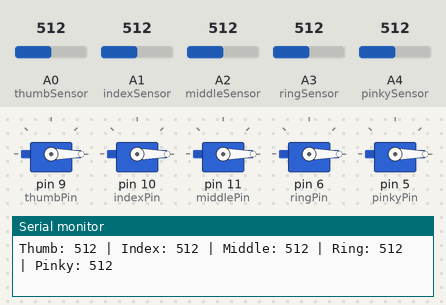
Simulated run of this sketch. Board: Arduino Uno, built with avr-gcc and run on an emulated ATmega328P. On the bench: 5 × servo, the last lines printed to the serial monitor. Inputs (shaded band) come from the test bench; at power-on: A0 (thumbSensor) = 512, A1 (indexSensor) = 512, A2 (middleSensor) = 512, A3 (ringSensor) = 512, A4 (pinkySensor) = 512.

Above: at 1.2 s.
1.3 s: A0 (thumbSensor) set to 992
At 2.5 s:
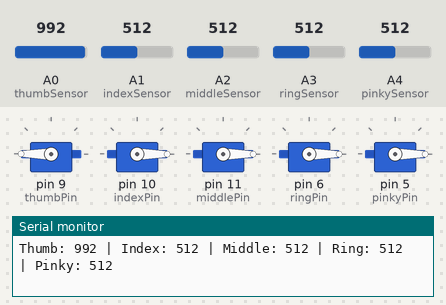
2.8 s: A1 (indexSensor) set to 992
At 3.8 s:
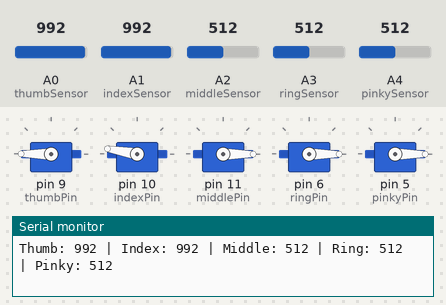
4.3 s: A2 (middleSensor) set to 992
At 4.8 s:
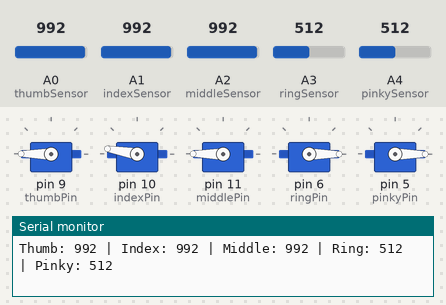
5.8 s: A3 (ringSensor) set to 992
At 7.0 s:
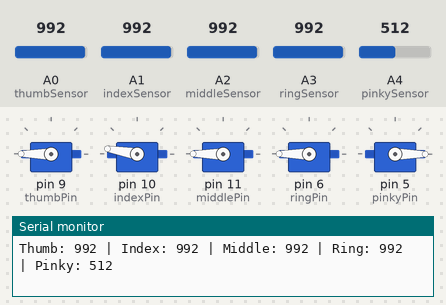
7.3 s: A4 (pinkySensor) set to 992
At 8.1 s:
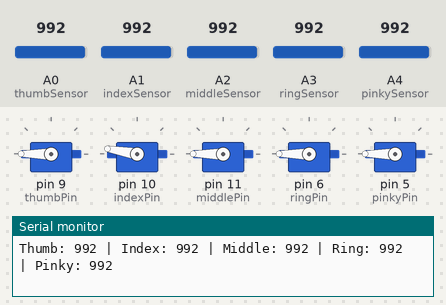
8.8 s: A0 (thumbSensor) set to 716
At 9.2 s:
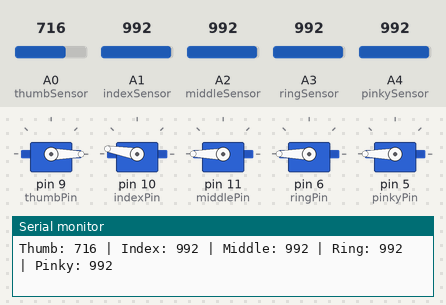
Timing chart, 0 to 11.3 s (numbered marks = the images above; inputs shaded):
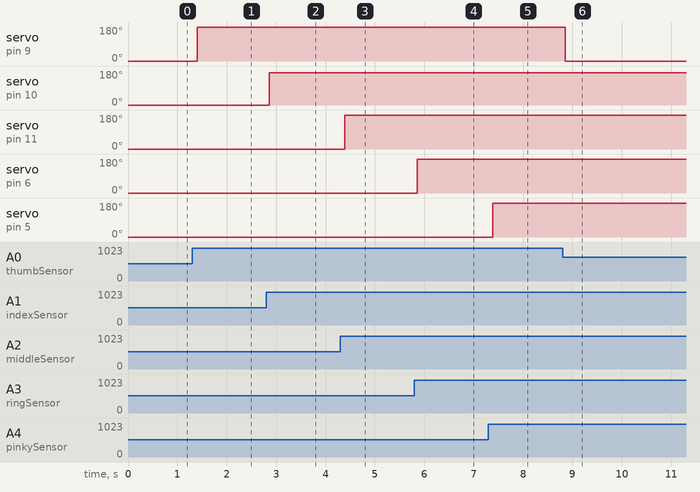

The sketch:

robo_hand.ino
```cpp
#include <Servo.h>

Servo thumbServo, indexServo, middleServo, ringServo, pinkyServo;

const int thumbSensor = A0;
const int indexSensor = A1;
const int middleSensor = A2;
const int ringSensor = A3;
const int pinkySensor = A4;

const int thumbPin = 9;
const int indexPin = 10;
const int middlePin = 11;
const int ringPin = 6;
const int pinkyPin = 5;

int lastThumbAngle = 90, lastIndexAngle = 90, lastMiddleAngle = 90, lastRingAngle = 90, lastPinkyAngle = 90;

void setup() {
  thumbServo.attach(thumbPin);
  indexServo.attach(indexPin);
  middleServo.attach(middlePin);
  ringServo.attach(ringPin);
  pinkyServo.attach(pinkyPin);

  Serial.begin(9600);
}

void loop() {
  int thumbValue = analogRead(thumbSensor);
  int indexValue = analogRead(indexSensor);
  int middleValue = analogRead(middleSensor);
  int ringValue = analogRead(ringSensor);
  int pinkyValue = analogRead(pinkySensor);

  Serial.print("Thumb: "); Serial.print(thumbValue);
  Serial.print(" | Index: "); Serial.print(indexValue);
  Serial.print(" | Middle: "); Serial.print(middleValue);
  Serial.print(" | Ring: "); Serial.print(ringValue);
  Serial.print(" | Pinky: "); Serial.println(pinkyValue);

  // تعديل الـ map حسب القراءات اللي شوفتها
  int thumbAngle  = map(thumbValue, 800, 950, 0, 180);
  int indexAngle  = map(indexValue, 850, 1000, 0, 180);
  int middleAngle = map(middleValue, 800, 950, 0, 180);
  int ringAngle   = map(ringValue, 700, 900, 0, 180);
  int pinkyAngle  = map(pinkyValue, 700, 900, 0, 180);

  thumbAngle = constrain(thumbAngle, 0, 180);
  indexAngle = constrain(indexAngle, 0, 180);
  middleAngle = constrain(middleAngle, 0, 180);
  ringAngle = constrain(ringAngle, 0, 180);
  pinkyAngle = constrain(pinkyAngle, 0, 180);

  if (abs(thumbAngle - lastThumbAngle) > 1) {
    lastThumbAngle = thumbAngle;
    thumbServo.write(thumbAngle);
  }

  if (abs(indexAngle - lastIndexAngle) > 1) {
    lastIndexAngle = indexAngle;
    indexServo.write(indexAngle);
  }

  if (abs(middleAngle - lastMiddleAngle) > 1) {
    lastMiddleAngle = middleAngle;
    middleServo.write(middleAngle);
  }

  if (abs(ringAngle - lastRingAngle) > 1) {
    lastRingAngle = ringAngle;
    ringServo.write(ringAngle);
  }

  if (abs(pinkyAngle - lastPinkyAngle) > 1) {
    lastPinkyAngle = pinkyAngle;
    pinkyServo.write(pinkyAngle);
  }

  delay(20);  // لتخفيف التقطيع
}
```

Measured:
- after the input at 1.3 s, servo on pin 9 (thumbPin): 0° → 180° after 0.10 s
- after the input at 2.8 s, servo on pin 10 (indexPin): 0° → 170° after 0.06 s
- after the input at 4.3 s, servo on pin 11 (middlePin): 0° → 180° after 0.09 s
- after the input at 5.8 s, servo on pin 6 (ringPin): 0° → 180° after 0.06 s
- after the input at 7.3 s, servo on pin 5 (pinkyPin): 0° → 180° after 0.09 s
- after the input at 8.8 s, servo on pin 9 (thumbPin): 180° → 0° after 0.05 s
